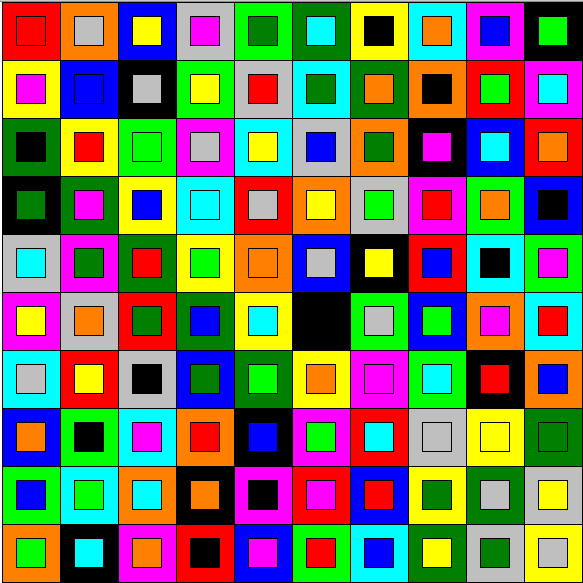
#> input picture Harris_IDP_on_images/images/squares.png, 583 x 583 px
$ python harris_corner.py
#> lines starting #> are read from the running program, lines starting #| are printed output that depends on the picture
# -*- coding: utf-8 -*-
"""
@author: juliette rengot

Harris Interest point dection for image processing
"""

import cv2
import numpy as np
import os
from math import sqrt
import matplotlib.pyplot as plt


k_NMS = 0       #if k_NMS=0 : don't use Non-maximum suppression
                #if 0<k_NMS<1 : use non-masimum suppression with almost largest condition
                #if k_NMS>=1 : use Non-maximum suppression on (2*k_NMS+1)*(2*k_NMS+1) neighbours

N_ANMS = 1000      # if N_ANMS=0 : don't use Adaptative Non-maximum suppression
                # if N_ANMS>0 : don't use Adaptative Non-maximum suppression to obtain N_ANMS corners
c_ANMS = 0.9    # criterion for ANMS (used if N_ANMS>0)

#can't use both NMS and ANMS
assert(k_NMS!=0 or N_ANMS!=0)

repeat_test = False  #Test the repeatability of the experience
deform = False       #Try to apply a deformation to an image and see the impact on the detection


def NMS(cornerList,responseMatrix, k):
    """ Non Maximum suppression """
    w=responseMatrix.shape[0]
    h=responseMatrix.shape[1]

    newCornerList = []
    for corner in cornerList :
        if(0<=corner[0]-k and 0<=corner[1]-k and corner[0]+k+1<w and corner[1]+k+1<h):
            subResponseMatrix = responseMatrix[corner[0]-k:corner[0]+k+1, corner[1]-k:corner[1]+k+1]
            if responseMatrix[corner[0],corner[1]] == subResponseMatrix.max():
                newCornerList.append(corner)

    return(newCornerList)


def almost_largest(cornerList, responseMatrix, c):
    """ Non Maximum suppression with almost largest criterion"""
    w=responseMatrix.shape[0]
    h=responseMatrix.shape[1]

    newCornerList = []
    for corner in cornerList :
        test = True
        for x in range(max(0,corner[0]-1), min(corner[0]+2,w-1)):
            for y in range(max(0,corner[1]-1),min(corner[1]+2,h-1)):
                r = responseMatrix[x,y]
                if c*r > responseMatrix[corner[0],corner[1]] :
                    test = False
        if(test):
            newCornerList.append(corner)
    return(newCornerList)


def find_idx(responseList,r):
    """ Find where to place r in responseList to make responseList sorted in reverse order"""
    if len(responseList)==0 :
        return(0)
    idx = 0
    while responseList[idx]>=r:
        idx+=1
        if idx==len(responseList) :
            return(-1)
    return(idx)


def order_resp(cornerList, responseMatrix):
    """ Order cornerList to first have the corner with higher corner response"""
    newCornerList = []
    responseList = []
    for corner in cornerList:
        r = responseMatrix[corner[0],corner[1]]
        idx = find_idx(responseList, r)
        responseList.insert(idx,r)
        newCornerList.insert(idx,corner)
    return(newCornerList)

def order_ray(cornerList, rayList):
    """ Order cornerList to first have the corner with higher radius"""
    newCornerList = []
    newRayList = []
    for i in range(len(cornerList)):
        corner=cornerList[i]
        r = rayList[i]
        idx = find_idx(newRayList, r)
        newRayList.insert(idx, r)
        newCornerList.insert(idx, corner)
    return(newCornerList)

def ANMS(cornerList, responseMatrix, c, N):
    """ Adaptive Non Maximum suppression """
    #Sort : Descending order of corner response
    cornerList = order_resp(cornerList, responseMatrix)
    #Initialisation
    ray_INF = 100000
    cornerProcessedList = [cornerList[0]]
    rayList = [ray_INF]
    #Computes radius for each corner
    for corner in cornerList[1:] :
        ray_min = ray_INF
        for corner_processed in cornerProcessedList :
            if c*responseMatrix[corner_processed[0],corner_processed[1]] <= responseMatrix[corner[0],corner[1]] :
                ray = np.linalg.norm(np.array(corner)-np.array(corner_processed))
                ray_min = min(ray,ray_min)
        cornerProcessedList.append(corner)
        rayList.append(ray_min)
    #sort by radius
    finalCornerList=order_ray(cornerProcessedList, rayList)
    return(finalCornerList[0:N])


def findCorners(img, k_NMS):
    """ Harris corner detection """
    #Parameters
    thresh=100000
    k=0.2
    offset=2

    #Find derivatives
    dy, dx = np.gradient(img)
    Ixx = dx**2
    Ixy = dy*dx
    Iyy = dy**2

    h = img.shape[0]
    w = img.shape[1]
    cornerList = []
    responseMatrix = np.zeros(img.shape)
    newImg = img.copy()
    color_img = cv2.cvtColor(newImg, cv2.COLOR_GRAY2RGB)

    #Loop through image and find our corners
    for x in range(offset, h-offset):
        for y in range(offset, w-offset):
            windowIxx = Ixx[x-offset:x+offset+1, y-offset:y+offset+1]
            windowIxy = Ixy[x-offset:x+offset+1, y-offset:y+offset+1]
            windowIyy = Iyy[x-offset:x+offset+1, y-offset:y+offset+1]

            #smoothing
            kernel = 1/sqrt(273)*np.array([1, 4, 7, 4, 1])
            windowIxx = np.dot(np.transpose(kernel), np.dot(kernel,windowIxx))
            windowIxy = np.dot(np.transpose(kernel), np.dot(kernel,windowIxy))
            windowIyy = np.dot(np.transpose(kernel), np.dot(kernel,windowIyy))

            Sxx = windowIxx.sum()
            Sxy = windowIxy.sum()
            Syy = windowIyy.sum()

            det = (Sxx * Syy) - (Sxy**2) # determinant
            trace = Sxx + Syy            # trace
            r = det - k*(trace**2)       # corner response

            if (r > thresh):             # Corner Detect
                responseMatrix[x,y] = r
                cornerList.append([x, y])

                if (k_NMS == 0 and N_ANMS == 0):
                    # Visualisation
                    color_img.itemset((x, y, 0), 0)
                    color_img.itemset((x, y, 1), 0)
                    color_img.itemset((x, y, 2), 255)
                    newCornerList = cornerList

    if (k_NMS >= 1):
        print("Non local Maximum suppression")
        newCornerList = NMS(cornerList, responseMatrix, k_NMS)
        # Visualisation
        for corner in newCornerList:
            color_img.itemset((corner[0], corner[1], 0), 0)
            color_img.itemset((corner[0], corner[1], 1), 0)
            color_img.itemset((corner[0], corner[1], 2), 255)

    elif (0<k_NMS<1):
        print("Non local Maximum suppression with almost largest condition")
        newCornerList = almost_largest(cornerList, responseMatrix, k_NMS)
        # Visualisation
        for corner in newCornerList:
            color_img.itemset((corner[0], corner[1], 0), 0)
            color_img.itemset((corner[0], corner[1], 1), 0)
            color_img.itemset((corner[0], corner[1], 2), 255)

    elif(N_ANMS>0):
        print("Adaptive Non local Maximum suppression")
        newCornerList = ANMS(cornerList, responseMatrix, c_ANMS, N_ANMS)
        # Visualisation
        for corner in newCornerList:
            color_img.itemset((corner[0], corner[1], 0), 0)
            color_img.itemset((corner[0], corner[1], 1), 0)
            color_img.itemset((corner[0], corner[1], 2), 255)

    return(color_img, newCornerList)


def image_treatment(img_name, k_NMS, plot=True):
    """ Apply harris corner detection to an image """
#> called with img_name = 'images/squares.png', k_NMS = 0, plot = True
    img = cv2.imread(img_name, 0)
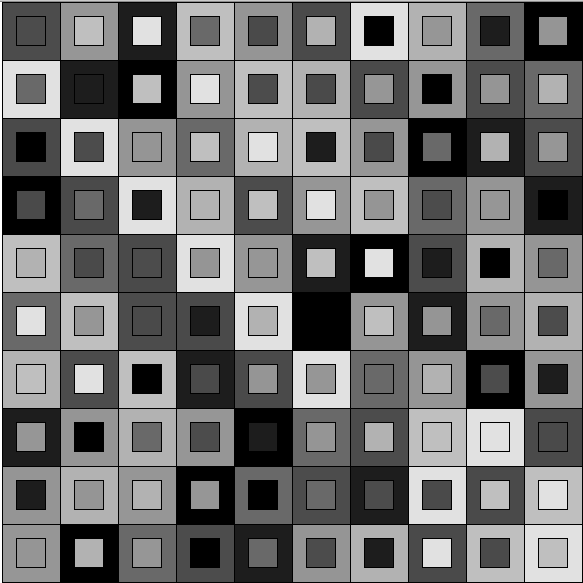
#> img: shape (583, 583); min 0, max 255, mean 110
    if img is None:
        print("Not able to open the image ", img)

    if (plot) :
        cv2.imshow('Original Image', img)
        print("Print original image : press key...")
        cv2.waitKey(0)
        cv2.destroyAllWindows()

    cornerImg, cornerList = findCorners(img, k_NMS)
#> in findCorners, `dy, dx = np.gradient(img)`:
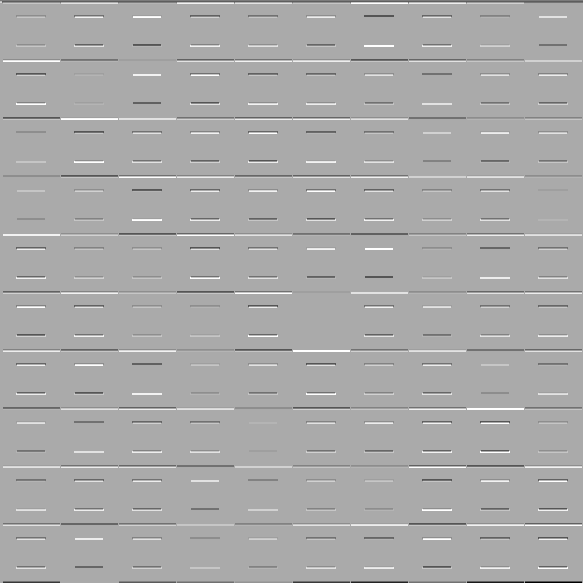
#> dy: shape (583, 583) float64; min -225, max 112.5, mean -0.5; drawn with min black and max white
#> in findCorners, `dy, dx = np.gradient(img)`:
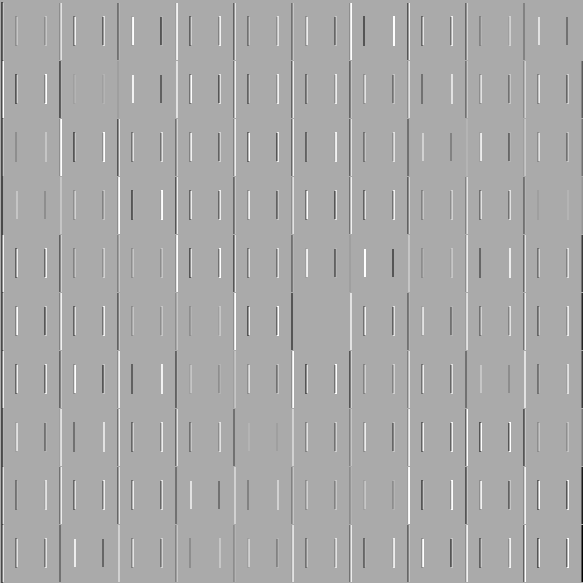
#> dx: shape (583, 583) float64; min -225, max 112.5, mean -0.5; drawn with min black and max white
#> in findCorners, `Ixx = dx**2`:
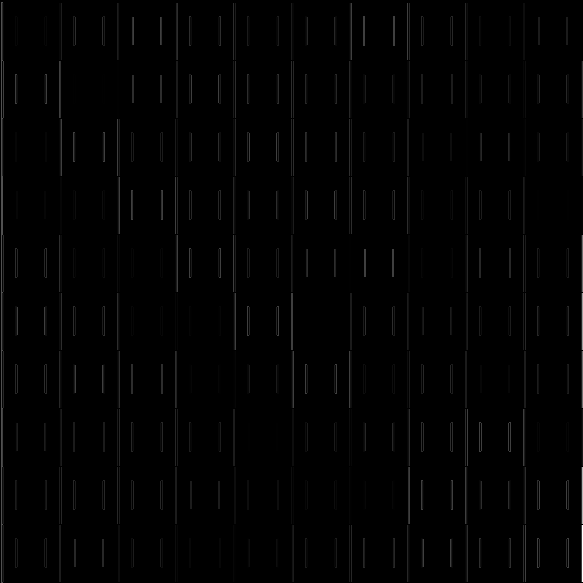
#> Ixx: shape (583, 583) float64; min 0, max 50625, mean 470; drawn with min black and max white
#> in findCorners, `Ixy = dy*dx`:
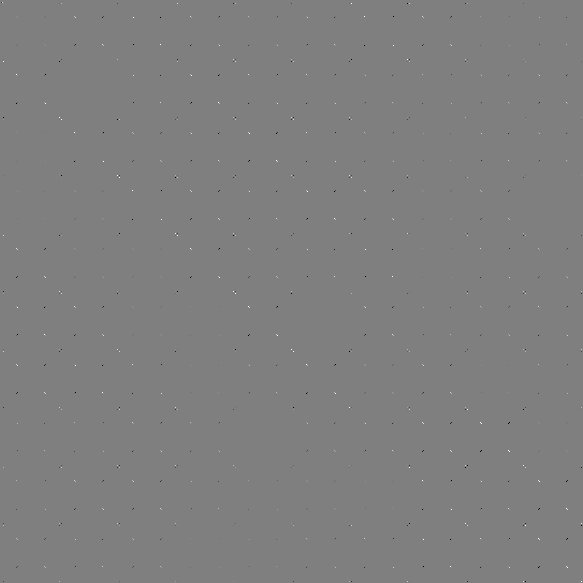
#> Ixy: shape (583, 583) float64; min -12656.2, max 12656.2, mean 0; drawn with min black and max white
#> in findCorners, `Iyy = dy**2`:
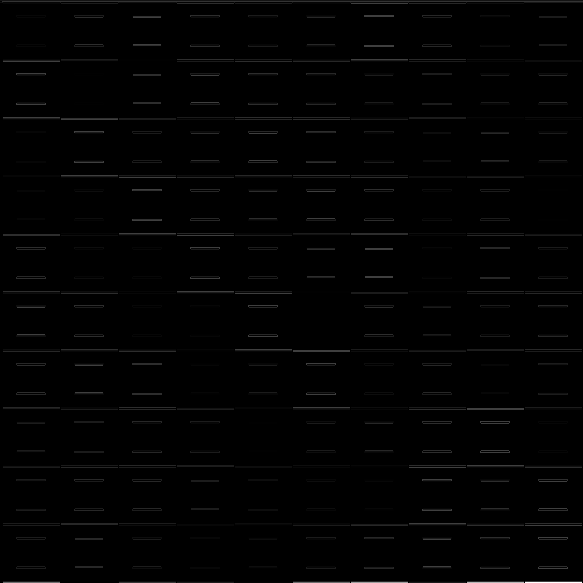
#> Iyy: shape (583, 583) float64; min 0, max 50625, mean 458.7; drawn with min black and max white
#> after the loop in findCorners, `for x in range(offset, h-offset):`: cornerList = 1497 pairs, first value 2 to 580, second value 2 to 580
#> the loop in order_resp, `for corner in cornerList:` made 1497 passes
#> (corner, r, idx) on passes 1 to 3: ([2, 2], 1978247.4, 0), ([2, 3], 1545924.2, -1), ([3, 59], 186900.6, -1)
#> after the loop in order_resp, `for corner in cornerList:`: newCornerList has the same summary as cornerList in findCorners; responseList = 1497 values, max 6492422.4 at index 0, min 100130.5 at index 1492, mean 557246.2
#> in ANMS, `cornerProcessedList = [cornerList[0]]`: cornerProcessedList = [[580, 580]]
#> the loop in ANMS, `for corner in cornerList[1:] :` made 1496 passes
#> corner on passes 1 to 3: [525, 580], [580, 525], [234, 3]
#> after the loop in ANMS, `for corner in cornerList[1:] :`: cornerProcessedList has the same summary as cornerList in findCorners; rayList = 1497 values, max 100000 at index 0, min 1 at index 15, mean 239.3
#> the loop in order_ray, `for i in range(len(cornerList)):` made 1497 passes
#> (corner, r, idx) on passes 1 to 3: ([580, 580], 100000, 0), ([525, 580], 100000, -1), ([580, 525], 77.78, -1)
#> after the loop in order_ray, `for i in range(len(cornerList)):`: newCornerList has the same summary as cornerList in findCorners; newRayList = 1497 values, max 100000 at index 0, min 1 at index 1445, mean 239.3
#> in ANMS, `finalCornerList=order_ray(cornerProcessedList, rayList)`: finalCornerList has the same summary as cornerList in findCorners
#> in findCorners, `newCornerList = ANMS(cornerList, responseMatrix, c_ANMS, N_ANMS)`: newCornerList = 1000 pairs, first value 2 to 580, second value 3 to 580
#> the loop in findCorners, `for corner in newCornerList:` made 1000 passes
#> corner on passes 1 to 3: [525, 580], [409, 466], [234, 3]
#> after the loop in findCorners, `for corner in newCornerList:`:
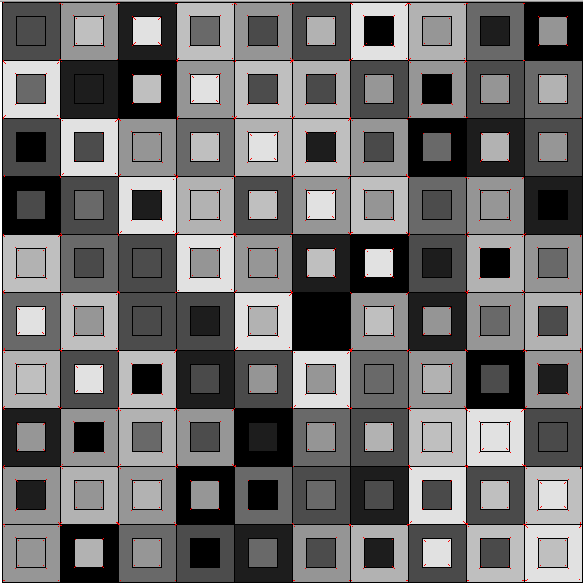
#> color_img: shape (583, 583, 3); mean B, G, R 109.6, 109.6, 110.3
#> cornerList has the same summary as newCornerList in findCorners
    print("We detect ",len(cornerList)," corners.")
#| We detect  1000  corners.

    if ((cornerImg is not None) and (plot)):
        cv2.imshow('Corner detection', cornerImg)
        print("Print corner detection : press key...")
        cv2.waitKey(0)
        cv2.destroyAllWindows()
    return(cornerList)


if __name__ == "__main__":
    if (repeat_test):
        diff_list=[]
        corners_ref = image_treatment('images/notreDame2.jpg', k_NMS, False)
        for i in range(100):
            corners = image_treatment('images/notreDame2.jpg', k_NMS, False)
            diff=0
            for i in range(len(corners_ref)):
                if corners_ref[i] not in corners:
                    diff+=1
            diff_list.append(diff)
        plt.figure(1)
        plt.scatter([i for i in range(len(diff_list))], diff_list)
        plt.title('Repeatability test')
        plt.xlabel("experience number")
        plt.ylabel("Number of missing corner")
        plt.show()

    elif(deform):
        corner_ref = image_treatment("images/squares.png", k_NMS)

        H = np.array([[2,-1],[-1,2]])
        img = cv2.imread("images/squares.png", 0)
        img2 = np.zeros(img.shape)
        for x in range(0, img.shape[0]):
            for y in range(0, img.shape[1]):
                coord=np.dot(H,np.array([x,y]))
                if 0<coord[0]<img.shape[0] and 0<coord[1]<img.shape[1]:
                    img2[x,y]=img[coord[0],coord[1]]
        cv2.imwrite("images/squares_deformed.png", img2)
        corners = image_treatment("images/squares_deformed.png", k_NMS)

    else:
        for file in os.listdir('images'):
            print("New Image : ", file)
            image_treatment('images/' + file, k_NMS)
